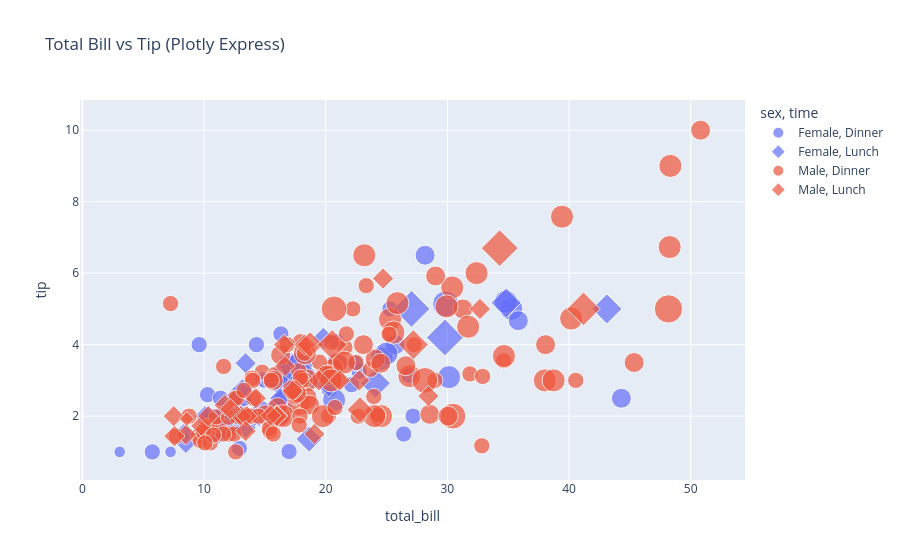

The code cell stored with this chart in its notebook:
### Code cell
# --------------------------------------------------
# Scatter Plot (Axes-level Function)
# --------------------------------------------------

sns.scatterplot(
    data=tips,                   # dataset to be used
    x='total_bill',               # values on X-axis
    y='tip',                      # values on Y-axis
    hue='sex',                    # color separation based on gender
    style='time',                 # different marker styles for lunch/dinner
    size='size'                   # marker size based on group size
)

# drawing the same plot with plotly express
px.scatter(
    data_frame=tips,
    x='total_bill',
    y='tip',
    color='sex',        # same as hue
    symbol='time',      # same as style
    size='size',        # same as size
    title='Total Bill vs Tip (Plotly Express)'
).show()



# drawing the same plot with mathplotlib 
# scatter plot
plt.scatter(
    tips['total_bill'],
    tips['tip']
)

# labels
plt.xlabel('Total Bill')
plt.ylabel('Tip')
plt.title('Total Bill vs Tip (Matplotlib)')

plt.show()

### Figure 1 — Plotly figure (JSON) as saved in the notebook; plotly's stock layout.template omitted (floating-point values rounded to 4 significant figures)
{"data": [{"hovertemplate": "sex=Female<br>time=Dinner<br>total_bill=%{x}<br>tip=%{y}<br>size=%{marker.size}<extra></extra>", "legendgroup": "Female, Dinner", "marker": {"color": "#636efa", "size": [2, 4, 4, 2, 3, 3, 2, 2, 2, 2, 4, 3, 2, 4, 2, 2, 1, 3, 2, 2, 2, 2, 2, 2, 2, 2, 3, 2, 2, 2, 1, 3, 2, 5, 4, 2, 3, 2, 2, 2, 2, 3, 3, 2, 2, 3, 2, 4, 2, 3, 2, 2], "sizemode": "area", "sizeref": 0.015, "symbol": "circle"}, "mode": "markers", "name": "Female, Dinner", "orientation": "v", "showlegend": true, "type": "scatter", "x": [16.99, 24.59, 35.26, 14.83, 10.33, 16.97, 20.29, 15.77, 19.65, 15.06, 20.69, 16.93, 10.29, 34.81, 26.41, 16.45, 3.07, 17.07, 26.86, 25.28, 14.73, 5.75, 16.32, 22.75, 11.35, 15.38, 44.3, 22.42, 20.92, 14.31, 7.25, 25.71, 17.31, 29.85, 25.0, 13.39, 16.21, 17.51, 10.59, 10.63, 9.6, 20.9, 18.15, 12.76, 13.27, 28.17, 12.9, 30.14, 22.12, 35.83, 27.18, 18.78], "xaxis": "x", "y": [1.01, 3.61, 5.0, 3.02, 1.67, 3.5, 2.75, 2.23, 3.0, 3.0, 2.45, 3.07, 2.6, 5.2, 1.5, 2.47, 1.0, 3.0, 3.14, 5.0, 2.2, 1.0, 4.3, 3.25, 2.5, 3.0, 2.5, 3.48, 4.08, 4.0, 1.0, 4.0, 3.5, 5.14, 3.75, 2.61, 2.0, 3.0, 1.61, 2.0, 4.0, 3.5, 3.5, 2.23, 2.5, 6.5, 1.1, 3.09, 2.88, 4.67, 2.0, 3.0], "yaxis": "y"}, {"hovertemplate": "sex=Female<br>time=Lunch<br>total_bill=%{x}<br>tip=%{y}<br>size=%{marker.size}<extra></extra>", "legendgroup": "Female, Lunch", "marker": {"color": "#636efa", "size": [1, 4, 2, 2, 4, 2, 2, 6, 2, 2, 2, 2, 2, 2, 2, 2, 2, 2, 2, 6, 2, 2, 3, 2, 2, 4, 2, 2, 2, 2, 3, 2, 3, 2, 2], "sizemode": "area", "sizeref": 0.015, "symbol": "diamond"}, "mode": "markers", "name": "Female, Lunch", "orientation": "v", "showlegend": true, "type": "scatter", "x": [10.07, 34.83, 10.65, 12.43, 24.08, 13.42, 12.48, 29.8, 14.52, 11.38, 20.27, 11.17, 12.26, 18.26, 8.51, 10.33, 14.15, 13.16, 17.47, 27.05, 16.43, 8.35, 18.64, 11.87, 19.81, 43.11, 13.0, 12.74, 13.0, 16.4, 16.47, 13.42, 15.98, 16.27, 10.09], "xaxis": "x", "y": [1.83, 5.17, 1.5, 1.8, 2.92, 1.68, 2.52, 4.2, 2.0, 2.0, 2.83, 1.5, 2.0, 3.25, 1.25, 2.0, 2.0, 2.75, 3.5, 5.0, 2.3, 1.5, 1.36, 1.63, 4.19, 5.0, 2.0, 2.01, 2.0, 2.5, 3.23, 3.48, 3.0, 2.5, 2.0], "yaxis": "y"}, {"hovertemplate": "sex=Male<br>time=Dinner<br>total_bill=%{x}<br>tip=%{y}<br>size=%{marker.size}<extra></extra>", "legendgroup": "Male, Dinner", "marker": {"color": "#EF553B", "size": [3, 3, 2, 4, 2, 4, 2, 2, 2, 2, 4, 2, 3, 3, 2, 4, 2, 4, 2, 2, 2, 2, 4, 2, 3, 3, 3, 3, 3, 2, 2, 2, 4, 2, 2, 4, 3, 2, 2, 2, 4, 2, 4, 2, 4, 2, 2, 2, 4, 3, 3, 2, 2, 2, 2, 2, 2, 2, 4, 2, 2, 2, 2, 2, 2, 2, 2, 2, 3, 2, 4, 2, 2, 3, 4, 4, 6, 4, 4, 2, 2, 3, 2, 4, 3, 2, 2, 2, 2, 2, 2, 2, 2, 4, 2, 3, 4, 2, 5, 5, 3, 2, 3, 4, 2, 3, 4, 4, 5, 2, 2, 4, 2, 4, 3, 2, 2, 2, 2, 2, 2, 3, 2, 2], "sizemode": "area", "sizeref": 0.015, "symbol": "circle"}, "mode": "markers", "name": "Male, Dinner", "orientation": "v", "showlegend": true, "type": "scatter", "x": [10.34, 21.01, 23.68, 25.29, 8.77, 26.88, 15.04, 14.78, 10.27, 15.42, 18.43, 21.58, 16.29, 20.65, 17.92, 39.42, 19.82, 17.81, 13.37, 12.69, 21.7, 9.55, 18.35, 17.78, 24.06, 16.31, 18.69, 31.27, 16.04, 17.46, 13.94, 9.68, 30.4, 18.29, 22.23, 32.4, 28.55, 18.04, 12.54, 9.94, 25.56, 19.49, 38.01, 11.24, 48.27, 20.29, 13.81, 11.02, 18.29, 17.59, 20.08, 20.23, 15.01, 12.02, 10.51, 17.92, 28.97, 22.49, 40.17, 27.28, 12.03, 21.01, 12.46, 15.36, 20.49, 25.21, 18.24, 14.0, 38.07, 23.95, 29.93, 14.07, 13.13, 17.26, 24.55, 19.77, 48.17, 16.49, 21.5, 12.66, 13.81, 24.52, 20.76, 31.71, 50.81, 15.81, 7.25, 31.85, 16.82, 32.9, 17.89, 14.48, 34.63, 34.65, 23.33, 45.35, 23.17, 40.55, 20.69, 30.46, 23.1, 15.69, 26.59, 38.73, 24.27, 30.06, 25.89, 48.33, 28.15, 11.59, 7.74, 20.45, 13.28, 24.01, 15.69, 11.61, 10.77, 15.53, 10.07, 12.6, 32.83, 29.03, 22.67, 17.82], "xaxis": "x", "y": [1.66, 3.5, 3.31, 4.71, 2.0, 3.12, 1.96, 3.23, 1.71, 1.57, 3.0, 3.92, 3.71, 3.35, 4.08, 7.58, 3.18, 2.34, 2.0, 2.0, 4.3, 1.45, 2.5, 3.27, 3.6, 2.0, 2.31, 5.0, 2.24, 2.54, 3.06, 1.32, 5.6, 3.0, 5.0, 6.0, 2.05, 3.0, 2.5, 1.56, 4.34, 3.51, 3.0, 1.76, 6.73, 3.21, 2.0, 1.98, 3.76, 2.64, 3.15, 2.01, 2.09, 1.97, 1.25, 3.08, 3.0, 3.5, 4.73, 4.0, 1.5, 3.0, 1.5, 1.64, 4.06, 4.29, 3.76, 3.0, 4.0, 2.55, 5.07, 2.5, 2.0, 2.74, 2.0, 2.0, 5.0, 2.0, 3.5, 2.5, 2.0, 3.48, 2.24, 4.5, 10.0, 3.16, 5.15, 3.18, 4.0, 3.11, 2.0, 2.0, 3.55, 3.68, 5.65, 3.5, 6.5, 3.0, 5.0, 2.0, 4.0, 1.5, 3.41, 3.0, 2.03, 2.0, 5.16, 9.0, 3.0, 1.5, 1.44, 3.0, 2.72, 2.0, 3.0, 3.39, 1.47, 3.0, 1.25, 1.0, 1.17, 5.92, 2.0, 1.75], "yaxis": "y"}, {"hovertemplate": "sex=Male<br>time=Lunch<br>total_bill=%{x}<br>tip=%{y}<br>size=%{marker.size}<extra></extra>", "legendgroup": "Male, Lunch", "marker": {"color": "#EF553B", "size": [4, 2, 2, 2, 2, 2, 2, 2, 2, 2, 2, 2, 2, 2, 2, 3, 2, 2, 6, 5, 2, 2, 2, 2, 2, 2, 2, 2, 3, 4, 2, 1, 2], "sizemode": "area", "sizeref": 0.015, "symbol": "diamond"}, "mode": "markers", "name": "Male, Lunch", "orientation": "v", "showlegend": true, "type": "scatter", "x": [27.2, 22.76, 17.29, 19.44, 16.66, 32.68, 15.98, 13.03, 18.28, 24.71, 21.16, 11.69, 14.26, 15.95, 8.52, 22.82, 19.08, 16.0, 34.3, 41.19, 9.78, 7.51, 28.44, 15.48, 16.58, 7.56, 10.34, 13.51, 18.71, 20.53, 12.16, 8.58, 13.42], "xaxis": "x", "y": [4.0, 3.0, 2.71, 3.0, 3.4, 5.0, 2.03, 2.0, 4.0, 5.85, 3.0, 2.31, 2.5, 2.0, 1.48, 2.18, 1.5, 2.0, 6.7, 5.0, 1.73, 2.0, 2.56, 2.02, 4.0, 1.44, 2.0, 2.0, 4.0, 4.0, 2.2, 1.92, 1.58], "yaxis": "y"}], "layout": {"legend": {"itemsizing": "constant", "title": {"text": "sex, time"}, "tracegroupgap": 0}, "title": {"text": "Total Bill vs Tip (Plotly Express)"}, "xaxis": {"anchor": "y", "domain": [0, 1], "title": {"text": "total_bill"}}, "yaxis": {"anchor": "x", "domain": [0, 1], "title": {"text": "tip"}}}}
